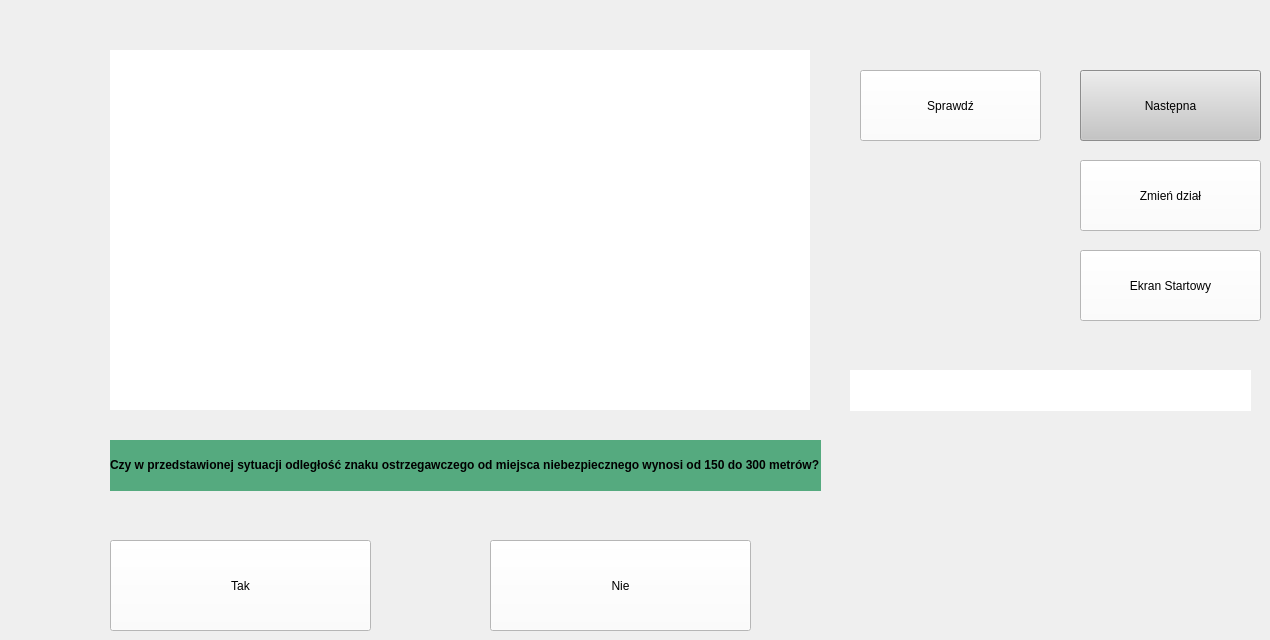
    <widget class="QWidget" name="PionoweZnakiostrzegawcze">
     <widget class="QLabel" name="znak_01">
      <property name="geometry">
       <rect>
        <x>110</x>
        <y>50</y>
        <width>700</width>
        <height>360</height>
       </rect>
      </property>
      <property name="styleSheet">
       <string notr="true">background-color: rgb(255, 255, 255);</string>
      </property>
      <property name="text">
       <string/>
      </property>
     </widget>
     <widget class="QLabel" name="label_3">
      <property name="geometry">
       <rect>
        <x>110</x>
        <y>440</y>
        <width>711</width>
        <height>51</height>
       </rect>
      </property>
      <property name="styleSheet">
       <string notr="true">background-color: rgb(85, 170, 127);</string>
      </property>
      <property name="text">
       <string>&lt;html&gt;&lt;head/&gt;&lt;body&gt;&lt;p&gt;&lt;span style=&quot; font-weight:600;&quot;&gt;Czy w przedstawionej sytuacji odległość znaku ostrzegawczego od miejsca niebezpiecznego wynosi od 150 do 300 metrów?&lt;/span&gt;&lt;/p&gt;&lt;/body&gt;&lt;/html&gt;</string>
      </property>
     </widget>
     <widget class="QPushButton" name="Tak_01">
      <property name="geometry">
       <rect>
        <x>110</x>
        <y>540</y>
        <width>261</width>
        <height>91</height>
       </rect>
      </property>
      <property name="styleSheet">
       <string notr="true">background-color: rgb(255, 255, 255);</string>
      </property>
      <property name="text">
       <string>Tak</string>
      </property>
     </widget>
     <widget class="QPushButton" name="Nie_01">
      <property name="geometry">
       <rect>
        <x>490</x>
        <y>540</y>
        <width>261</width>
        <height>91</height>
       </rect>
      </property>
      <property name="styleSheet">
       <string notr="true">background-color: rgb(255, 255, 255);</string>
      </property>
      <property name="text">
       <string>Nie</string>
      </property>
     </widget>
     <widget class="QPushButton" name="pushButton">
      <property name="geometry">
       <rect>
        <x>860</x>
        <y>70</y>
        <width>181</width>
        <height>71</height>
       </rect>
      </property>
      <property name="styleSheet">
       <string notr="true">background-color: rgb(255, 255, 255);</string>
      </property>
      <property name="text">
       <string>Sprawdź</string>
      </property>
     </widget>
     <widget class="QPushButton" name="pushButton_2">
      <property name="geometry">
       <rect>
        <x>1080</x>
        <y>70</y>
        <width>181</width>
        <height>71</height>
       </rect>
      </property>
      <property name="styleSheet">
       <string notr="true">background-color: rgb(197, 197, 197);</string>
      </property>
      <property name="text">
       <string>Następna</string>
      </property>
     </widget>
     <widget class="QPushButton" name="pushButton_3">
      <property name="geometry">
       <rect>
        <x>1080</x>
        <y>160</y>
        <width>181</width>
        <height>71</height>
       </rect>
      </property>
      <property name="styleSheet">
       <string notr="true">background-color: rgb(255, 255, 255);</string>
      </property>
      <property name="text">
       <string>Zmień dział</string>
      </property>
     </widget>
     <widget class="QPushButton" name="pushButton_4">
      <property name="geometry">
       <rect>
        <x>1080</x>
        <y>250</y>
        <width>181</width>
        <height>71</height>
       </rect>
      </property>
      <property name="styleSheet">
       <string notr="true">background-color: rgb(255, 255, 255);</string>
      </property>
      <property name="text">
       <string>Ekran Startowy</string>
      </property>
     </widget>
     <widget class="QLabel" name="sprawdzone_01">
      <property name="geometry">
       <rect>
        <x>850</x>
        <y>370</y>
        <width>401</width>
        <height>41</height>
       </rect>
      </property>
      <property name="styleSheet">
       <string notr="true">background-color: rgb(255, 255, 255);</string>
      </property>
      <property name="text">
       <string/>
      </property>
     </widget>
    </widget>
